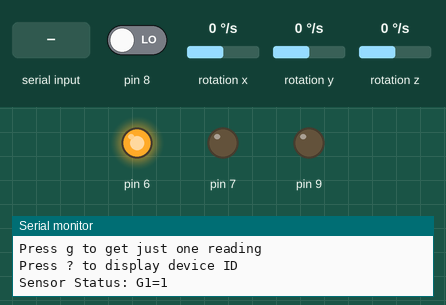
A sketch run on a simulated Arduino Uno, built with avr-gcc and run on an emulated ATmega328P. Parts: output pins drawn as LEDs (lit = HIGH), the last lines printed to the serial monitor. Wiring (inferred from the names in the program): L3G4200D gyroscope at I2C address 0x68; L3G4200D gyroscope at I2C address 0x69; L3G4200D gyroscope at I2C address 0x6A; L3G4200D gyroscope at I2C address 0x6B. Dashed ring = blinking. The inputs (shaded band) are chosen by the test bench; at power-on: pin 8 LOW, rotation x 0 °/s, rotation y 0 °/s, rotation z 0 °/s.

Above: at 1.3 s.
1.4 s: "c" received over Serial
3.9 s: pin 8 driven HIGH
At 4.9 s:
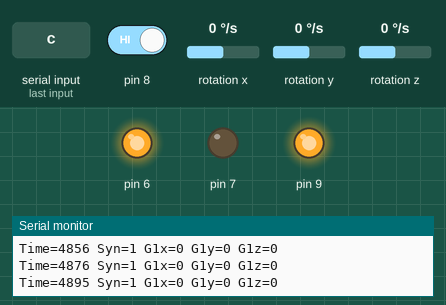
5.4 s: rotation x set to 100 °/s
8.4 s: rotation y set to 100 °/s
11.4 s: "g" received over Serial
14.4 s: rotation z set to -192 °/s
At 31.63 s:
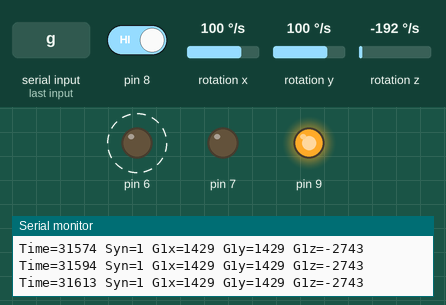
Timing chart, 0 to 33.5 s (numbered marks = the images above; inputs shaded):
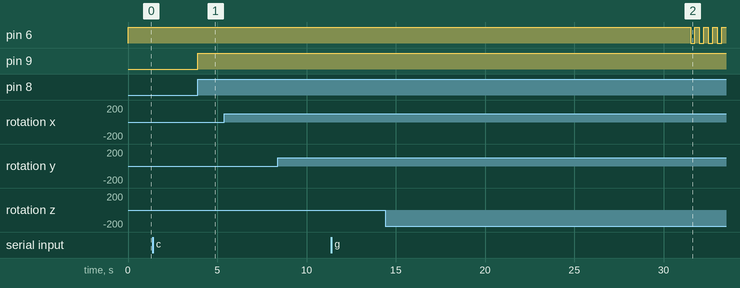

Measured:
- after the input at 3.9 s, pin 9: LOW → HIGH at once

The sketch:

multigyrosen_kid.ino
```cpp
#define GYRO_FULL_SCALE_LEVEL 2


#if GYRO_FULL_SCALE_LEVEL == 2
  #define GYRO_CTRL4_VALUE 0b00110000
  #define GYRO_DEG_PER_DIGIT 0.07
#elif GYRO_FULL_SCALE_LEVEL == 1
  #define GYRO_CTRL4_VALUE 0b00010000
  #define GYRO_DEG_PER_DIGIT 0.0175
#else
  #define GYRO_CTRL4_VALUE 0b00000000
  #define GYRO_DEG_PER_DIGIT 0.00875
#endif


#include <Wire.h>


#ifndef L3G_h
#define L3G_h

#include <Arduino.h> // for byte data type

// device types

#define L3G_DEVICE_AUTO 0
#define L3G4200D_DEVICE 1
#define L3GD20_DEVICE   2


// SA0 states

#define L3G_SA0_LOW  0
#define L3G_SA0_HIGH 1
#define L3G_SA0_AUTO 2

// register addresses

#define L3G_WHO_AM_I      0x0F

#define L3G_CTRL_REG1     0x20
#define L3G_CTRL_REG2     0x21
#define L3G_CTRL_REG3     0x22
#define L3G_CTRL_REG4     0x23
#define L3G_CTRL_REG5     0x24
#define L3G_REFERENCE     0x25
#define L3G_OUT_TEMP      0x26
#define L3G_STATUS_REG    0x27

#define L3G_OUT_X_L       0x28
#define L3G_OUT_X_H       0x29
#define L3G_OUT_Y_L       0x2A
#define L3G_OUT_Y_H       0x2B
#define L3G_OUT_Z_L       0x2C
#define L3G_OUT_Z_H       0x2D

#define L3G_FIFO_CTRL_REG 0x2E
#define L3G_FIFO_SRC_REG  0x2F

#define L3G_INT1_CFG      0x30
#define L3G_INT1_SRC      0x31
#define L3G_INT1_THS_XH   0x32
#define L3G_INT1_THS_XL   0x33
#define L3G_INT1_THS_YH   0x34
#define L3G_INT1_THS_YL   0x35
#define L3G_INT1_THS_ZH   0x36
#define L3G_INT1_THS_ZL   0x37
#define L3G_INT1_DURATION 0x38
#define L3G_LOW_ODR       0x39


class L3G
{
  public:
    typedef struct vector
    {
      float x, y, z;
    } vector;

    vector g; // gyro angular velocity readings

    bool init(byte device = L3G_DEVICE_AUTO, byte sa0 = L3G_SA0_AUTO);

    void enableDefault(void);

    void writeReg(byte reg, byte value);
    byte readReg(byte reg);

    void read(void);

    // vector functions
    static void vector_cross(const vector *a, const vector *b, vector *out);
    static float vector_dot(const vector *a,const vector *b);
    static void vector_normalize(vector *a);

    //
    byte getAddress();

  private:
      byte _device; // chip type (4200D or D20)
      byte address;

      bool autoDetectAddress(void);
};

#endif


#include <math.h>

// Defines ////////////////////////////////////////////////////////////////

// The Arduino two-wire interface uses a 7-bit number for the address,
// and sets the last bit correctly based on reads and writes
#define L3G4200D_ADDRESS_SA0_LOW  (0xD0 >> 1)
#define L3G4200D_ADDRESS_SA0_HIGH (0xD2 >> 1)
#define L3GD20_ADDRESS_SA0_LOW    (0xD4 >> 1)
#define L3GD20_ADDRESS_SA0_HIGH   (0xD6 >> 1)

// Public Methods //////////////////////////////////////////////////////////////

bool L3G::init(byte device, byte sa0)
{
  _device = device;
  switch (_device)
  {
    case L3G4200D_DEVICE:
      if (sa0 == L3G_SA0_LOW)
      {
        address = L3G4200D_ADDRESS_SA0_LOW;
        return true;
      }
      else if (sa0 == L3G_SA0_HIGH)
      {
        address = L3G4200D_ADDRESS_SA0_HIGH;
        return true;
      }
      else
        return autoDetectAddress();
      break;

    case L3GD20_DEVICE:
      if (sa0 == L3G_SA0_LOW)
      {
        address = L3GD20_ADDRESS_SA0_LOW;
        return true;
      }
      else if (sa0 == L3G_SA0_HIGH)
      {
        address = L3GD20_ADDRESS_SA0_HIGH;
        return true;
      }
      else
        return autoDetectAddress();
      break;

    default:
      return autoDetectAddress();
  }
}

// Turns on the L3G's gyro and places it in normal mode.
void L3G::enableDefault(void)
{
  // 0x0F = 0b00001111
  // Normal power mode, all axes enabled
  writeReg(L3G_CTRL_REG1, 0x0F);
  writeReg(L3G_CTRL_REG4, GYRO_CTRL4_VALUE);  // Continuous update, user-defined sensitivity
}

// Writes a gyro register
void L3G::writeReg(byte reg, byte value)
{
  Wire.beginTransmission(address);
  Wire.write(reg);
  Wire.write(value);
  Wire.endTransmission();
}

// Reads a gyro register
byte L3G::readReg(byte reg)
{
  byte value;
  Wire.beginTransmission(address);
  Wire.write(reg);
  Wire.endTransmission();
  Wire.requestFrom(address, (byte)1);
  value = Wire.read();
  Wire.endTransmission();
  return value;
}


byte L3G::getAddress()
{
  return address;
}


// Reads the 3 gyro channels and stores them in vector g
void L3G::read()
{
  Wire.beginTransmission(address);
  // assert the MSB of the address to get the gyro
  // to do slave-transmit subaddress updating.
  Wire.write(L3G_OUT_X_L | (1 << 7));
  Wire.endTransmission();
  Wire.requestFrom(address, (byte)6);

  while (Wire.available() < 6);

  uint8_t xlg = Wire.read();
  uint8_t xhg = Wire.read();
  uint8_t ylg = Wire.read();
  uint8_t yhg = Wire.read();
  uint8_t zlg = Wire.read();
  uint8_t zhg = Wire.read();

  // combine high and low bytes
  g.x = (int16_t)(xhg << 8 | xlg);
  g.y = (int16_t)(yhg << 8 | ylg);
  g.z = (int16_t)(zhg << 8 | zlg);
}

void L3G::vector_cross(const vector *a,const vector *b, vector *out)
{
  out->x = a->y*b->z - a->z*b->y;
  out->y = a->z*b->x - a->x*b->z;
  out->z = a->x*b->y - a->y*b->x;
}

float L3G::vector_dot(const vector *a,const vector *b)
{
  return a->x*b->x+a->y*b->y+a->z*b->z;
}

void L3G::vector_normalize(vector *a)
{
  float mag = sqrt(vector_dot(a,a));
  a->x /= mag;
  a->y /= mag;
  a->z /= mag;
}

// Private Methods //////////////////////////////////////////////////////////////

bool L3G::autoDetectAddress(void)
{
  // try each possible address and stop if reading WHO_AM_I returns the expected response
  address = L3G4200D_ADDRESS_SA0_LOW;
  if (readReg(L3G_WHO_AM_I) == 0xD3) return true;
  address = L3G4200D_ADDRESS_SA0_HIGH;
  if (readReg(L3G_WHO_AM_I) == 0xD3) return true;
  address = L3GD20_ADDRESS_SA0_LOW;
  if (readReg(L3G_WHO_AM_I) == 0xD4 || readReg(L3G_WHO_AM_I) == 0xD7) return true;
  address = L3GD20_ADDRESS_SA0_HIGH;
  if (readReg(L3G_WHO_AM_I) == 0xD4 || readReg(L3G_WHO_AM_I) == 0xD7) return true;

  return false;
}


L3G gyro;


unsigned long time;
int sampleTime=100;
int rate;
int rate2;

int Syn = 0;

char UserInput = ' ';
bool SleepMode = 0;
bool ContinuousMode = 0;
bool ReadOnce = 0;
unsigned long LastCommandAt = 0;
bool TimeOutWarned = 0;
char QueuedCommand = ' ';

int TRIG_TOTAL = 2000;
int TRIG_LOW = 1800;
int TRIG_SAFEMAX = 900;
int TRIG_SAFEMIN = 400;

bool isStopping = 0;
unsigned long isStoppingSince = 0;
int loopdelay = 0;

bool WorkingSensor = true;


void display_device_id () {
  Serial.println("MULTIGYROSEN_KID");
}

void display_gyro_gains () {
  Serial.print("GYRO_DEGPERDIGIT: G1=");
  Serial.println(GYRO_DEG_PER_DIGIT, 12);
}


void setup ()
{
  Serial.begin(115200);

  display_device_id();
  Serial.println("Serial began");

  Serial.println("Setting digital output pins");
  pinMode(6, OUTPUT);
  pinMode(7, OUTPUT);
  pinMode(8, INPUT);
  pinMode(9, OUTPUT);
  digitalWrite(6, LOW);
  digitalWrite(7, LOW);
  digitalWrite(9, LOW);

  digitalWrite(6, HIGH);
  delay(100);
  digitalWrite(6, LOW);

  Serial.println("Initializing Wire I2C");
  Wire.begin();
  Serial.println("Initializing I2C Gyro");
  int tries = 0;
  while (!gyro.init()) {
    delay(50);
    tries++;
    if (tries > 20) {
      WorkingSensor = false;
      Serial.println("I2C Gyro not available");
      break;
    }
  }
  if (WorkingSensor) {
   Serial.print("Gyro1 found at address: ");
   Serial.println(gyro.getAddress());
  }

  Serial.println("Enabling Gyro");
  if (WorkingSensor) gyro.enableDefault();

  // Turn on power LED
  digitalWrite(6, HIGH);
  LastCommandAt = millis();
  Serial.println("ONLINE");
  DisplayInstruction();
}

void DisplayInstruction () {
  Serial.println("Press c to initiate continuous mode");
  Serial.println("Press s to stop continuous mode");
  Serial.println("Press g to get just one reading");
  Serial.println("Press ? to display device ID");
  DisplayStatus();
}

void DisplayStatus () {
  Serial.print("Sensor Status: G1=");  Serial.println(WorkingSensor, DEC);
}


//void SendTrigger () {
//  if (millis()%TRIG_TOTAL < TRIG_LOW)
//    digitalWrite(7, LOW);
//  else
//    digitalWrite(7, HIGH);
//}

void valid_command_entered () {
  LastCommandAt = time;
  if (TimeOutWarned) {
    TimeOutWarned = false;
    digitalWrite(6, HIGH);
  }
}

void loop ()
{
  time = millis();
  if (Serial.available() > 0) {
    UserInput = Serial.read();
    switch (UserInput) {
      case 'c':
        QueuedCommand = 'c';
        valid_command_entered();
        break;
      case 's':
        QueuedCommand = 's';
        valid_command_entered();
        break;
      case 'g':
        ReadOnce = 1;
        valid_command_entered();
        break;
      case '?':
        display_device_id();
        valid_command_entered();
        break;
      case 'n':
        valid_command_entered();
        break;
      case 'd':
        display_gyro_gains();
        valid_command_entered();
        break;
      case 'q':
        DisplayStatus();
        valid_command_entered();
      default:
        break;
    }
    UserInput = ' ';
  }

  if (time - LastCommandAt > 30000) {
    if (!SleepMode) {
      ContinuousMode = 0;
      isStopping = 0;
      ReadOnce = 0;
      while (millis()%TRIG_TOTAL >= TRIG_LOW) {delay(1);}
      digitalWrite(6, LOW);
      digitalWrite(7, LOW);
      digitalWrite(9, LOW);
      Serial.println("Device has entered sleep mode. To wake up, enter any valid command.");
      DisplayInstruction();
      SleepMode = 1;
    }
    return;
  }
  else if (SleepMode && time - LastCommandAt <= 4000) {
    Serial.println("Device is now online.");
    digitalWrite(6, HIGH);
    SleepMode = 0;
    while (millis()%TRIG_TOTAL >= TRIG_LOW) {delay(1);}
  }
  else if (time - LastCommandAt > 20000) {
    if (!TimeOutWarned) {
      TimeOutWarned = true;
      Serial.println("Warning: Device will enter sleep mode in 10 seconds. Press n to prevent this.");
    }
    if (time%500 < 250)
      digitalWrite(6, LOW);
    else
      digitalWrite(6, HIGH);
  }


  // I2C reads
  if (WorkingSensor) gyro.read();

  // Analog reads
  Syn = digitalRead(8);
  if (Syn) digitalWrite(9, HIGH); else digitalWrite(9, LOW);


  if (QueuedCommand == 'c' && millis()%TRIG_TOTAL < TRIG_SAFEMAX && millis()%TRIG_TOTAL >= TRIG_SAFEMIN) {
    // Only allow mode change during trig-low
    ContinuousMode = 1;
    isStopping = 0;
    QueuedCommand = ' ';
  }
  else if (QueuedCommand == 's' && millis()%TRIG_TOTAL < TRIG_SAFEMAX && millis()%TRIG_TOTAL >= TRIG_SAFEMIN) {
    isStopping = 1;
    isStoppingSince = millis();
    QueuedCommand = ' ';
  }

  if (isStopping && millis() - isStoppingSince >= 200 && millis()%TRIG_TOTAL < TRIG_SAFEMAX && millis()%TRIG_TOTAL >= TRIG_SAFEMIN) {
    // Delay stop a little bit
    ContinuousMode = 0;
    isStopping = 0;
    QueuedCommand = ' ';
  }

  if (ContinuousMode) {
    //if (!isStopping) SendTrigger();
    DisplayOneReading();
  }
  else if (ReadOnce) {
    DisplayOneReading();
    ReadOnce = 0;
  }
  else {
    digitalWrite(7, LOW);
    digitalWrite(9, LOW);
  }

  loopdelay = 20+time-millis();
  if (loopdelay > 0) delay(loopdelay);
}


void DisplayOneReading () {
  Serial.print("Time=");
  Serial.print(time);
  Serial.print(" Syn=");
  Serial.print((int)Syn);
  Serial.print(" G1x=");
  Serial.print((int16_t)gyro.g.x);
  Serial.print(" G1y=");
  Serial.print((int16_t)gyro.g.y);
  Serial.print(" G1z=");
  Serial.print((int16_t)gyro.g.z);
  Serial.println("");
}
```
